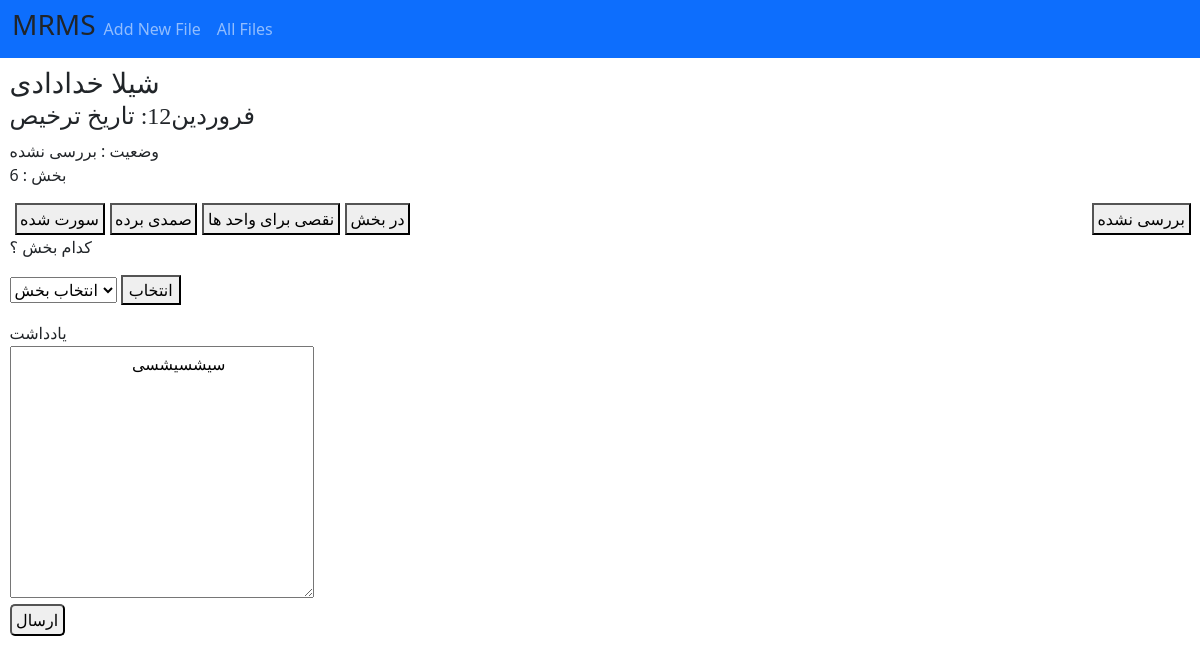
/pages/fileSingleOld.php?id=2, run on the app's committed database.
### tables this page shows
CREATE TABLE "files" (
	"name"	TEXT,
	"discharge_day"	INTEGER,
	"discharge_mouth"	INTEGER,
	"status"	NUMERIC DEFAULT 0,
	"id"	INTEGER NOT NULL,
	"unit"	INTEGER,
	"dr"	INTEGER,
	"diagnos"	INTEGER,
	"adddate"	NUMERIC DEFAULT 'CURRENT_TIMESTAM',
	"note"	TEXT,
	PRIMARY KEY("id")
);

### pages/fileSingleOld.php (the view, shortened to what this page needs)
<?php
include "./../layout/head.php";
include "./../DB/dataBase.php";
include "./../helpers/withchMF.php";
include "./../helpers/statusF.php";
include "./../helpers/witchUnitFunc.php";
$id = $_GET['id'];
$query2 = "select * from files where id='$id'";
$stm2 = $con->prepare($query2);
$stm2->execute();
$data =  $stm2->fetchAll(PDO::FETCH_ASSOC);
?>
<body>
<?php
include "./../layout/header.php";
?>
<?php
foreach($data as $dt)
{?>
<div style="margin:5px 2px;padding:3.2px 7.5px">
<h3 style="margin-bottom: 2.6px;"><?= $dt['name']?></h3>
        <div style="display: flex;font-family: yekanReg;">
          <h4 style="font-family: yekanReg;">تاریخ ترخیص : </h4>
          <h4><?= $dt['discharge_day'];?></h4>
          <h4><?= witchMouth($dt['discharge_mouth']);?></h4>
        </div>
        <div>
            وضعیت : <?= statusF($dt['status']); ?>
        </div>
        <?php
      if(!empty($dt['unit'])){
        ?>
        <p> بخش : <?= witchUnit($dt['unit']); ?></p>
        <?php
      };
      ?>
        <div style="display: flex; justify-content: space-between;">
            <div style="display: flex;">
                <a style="margin-left: 5px;" href="./../act/smdiStatus.php?status=4&id=<?= $dt['id']; ?>"><button style="padding: 2px 3.6px;">سورت شده</button></a>
                <a style="margin-left: 5px;" href="./../act/smdiStatus.php?status=3&id=<?= $dt['id']; ?>"><button style="padding: 2px 3.6px;">صمدی برده</button></a>
                <a style="margin-left: 5px;" href="./../act/smdiStatus.php?status=2&id=<?= $dt['id']; ?>"><button style="padding: 2px 3.6px;">نقصی برای واحد ها</button></a>
                <a style="margin-left: 5px;" href=""><button style="padding: 2px 3.6px;">در بخش</button></a>
            </div>
            <a href="./../act/smdiStatus.php?status=0&id=<?= $dt['id']; ?>"><button style="padding: 2px 3.6px;">بررسی نشده</button></a>
        </div>
        <p>کدام بخش ؟</p>
<form action="./../act/unitSelect.php?id=<?= $dt['id']; ?>" method="POST">
<select name="unit" id="">
    <option value="0" selected>انتخاب بخش</option>
        </select>
        <button type="submit">انتخاب</button>
</form>
        <div style="margin-top: 1rem;">
            <label style="font-family: yekanBold;" for="">یادداشت</label>
            <form action="./../act/noted.php" method="POST">
                <textarea style="padding: 5px;" name="note" id="" cols="30" rows="10">
                <?php
        if($dt['note']){
            ?>
            <?= $dt['note'];?>
        <?php
        };
        ?>
                </textarea>
                <br>
                <button style="padding: 2px 4.5px; border-radius: 5px;" type="submit">ارسال</button>
            </form>
        </div>
</div>
<?php } ?>
</body>

### helpers/withchMF.php
<?php
function witchMouth($f){
    if($f == "1"){
      echo "فروردین";
    }elseif($f == "2"){
      echo "اردیبهشت";
    }
  };
?>

### helpers/statusF.php
<?php
function statusF($status){
    if($status == "0")
    {
        echo "بررسی نشده";
    }
    elseif($status == "1"){
        echo "بدون ایراد و ارسال به بایگانی";
    }
    elseif($status == "2"){
        echo "پرونده نقص دار میباشد و تحویل منشی بخش";
    }elseif($status == "3"){
        echo "پرونده فاقد اوراق اصلی میباشد و صمدی آن هارا برای رفع نقص خواهد برد";
    }elseif($status == "4"){
        echo "سورت نشده";
    }
}
?>

### helpers/witchUnitFunc.php
<?php
function witchUnit($unit){
    if($unit == "8")
    {echo "SICU1";}
    elseif($unit == "9")
    {echo "SICU2";}
    elseif($unit == "10")
    {echo "MICU";}
    elseif($unit == "11")
    {echo "CCU";}
    elseif($unit == "12")
    {echo "VIP";}
    elseif($unit == "13")
    {echo "DayCare";}
    else{
        echo $unit;
        }
}
?>

### data on the page
files: name "شیلا خدادادی", discharge_day "12", discharge_mouth "فروردین", status "بررسی نشده", unit "6", note "سیشسیشسی"
